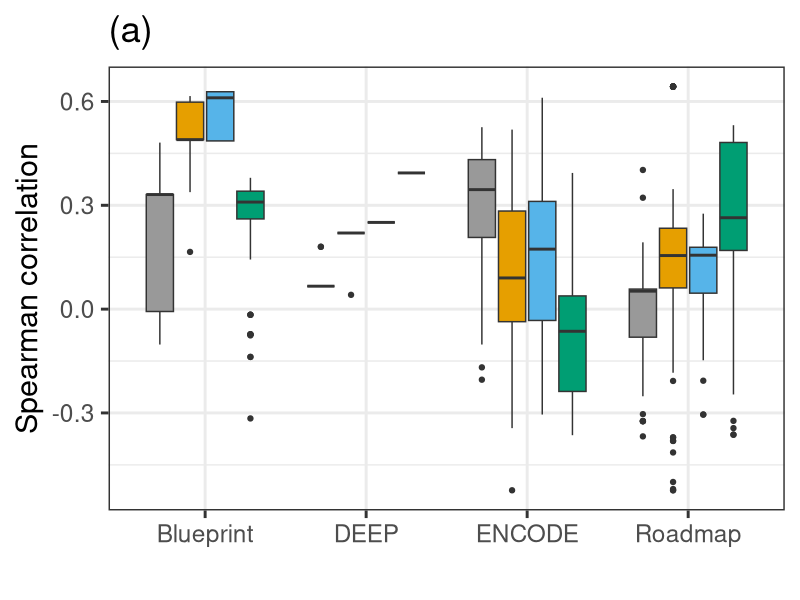
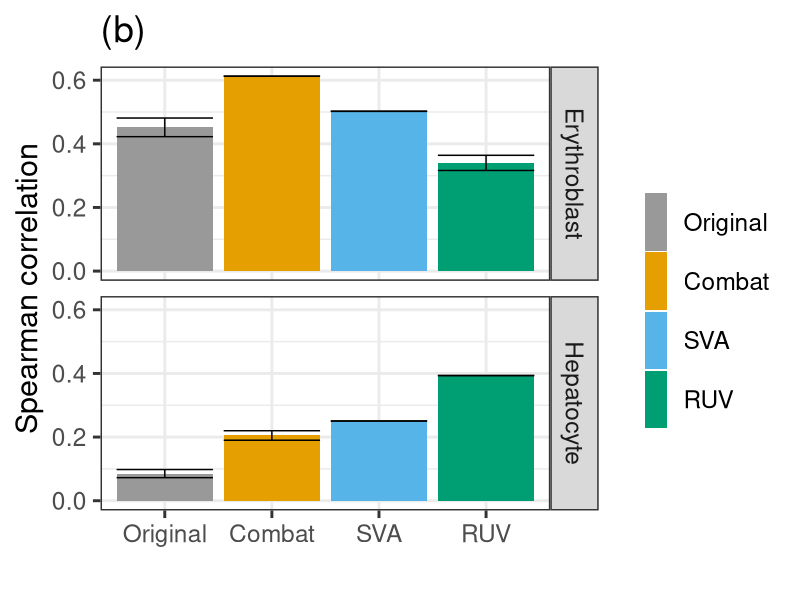
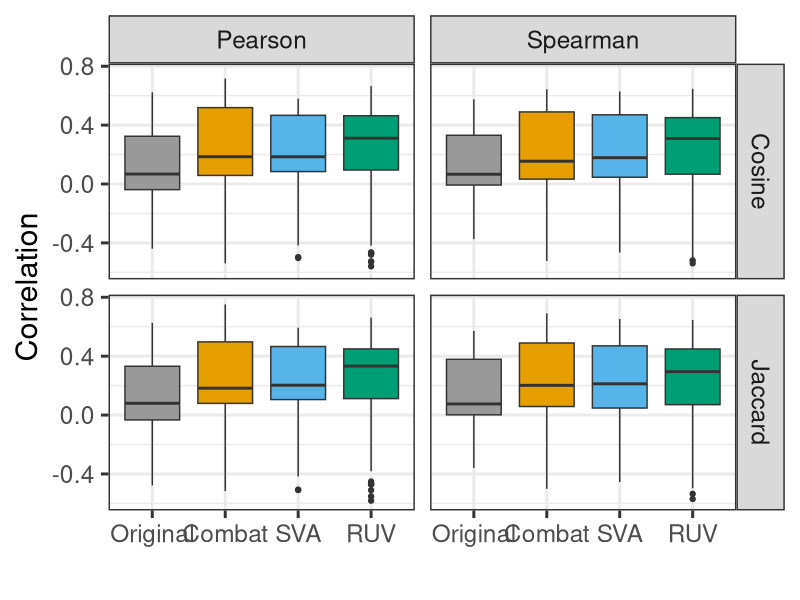
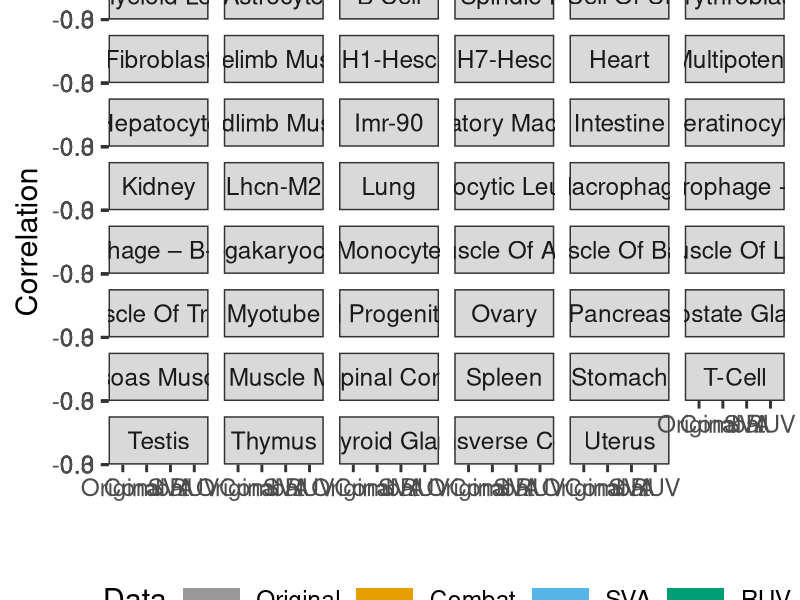
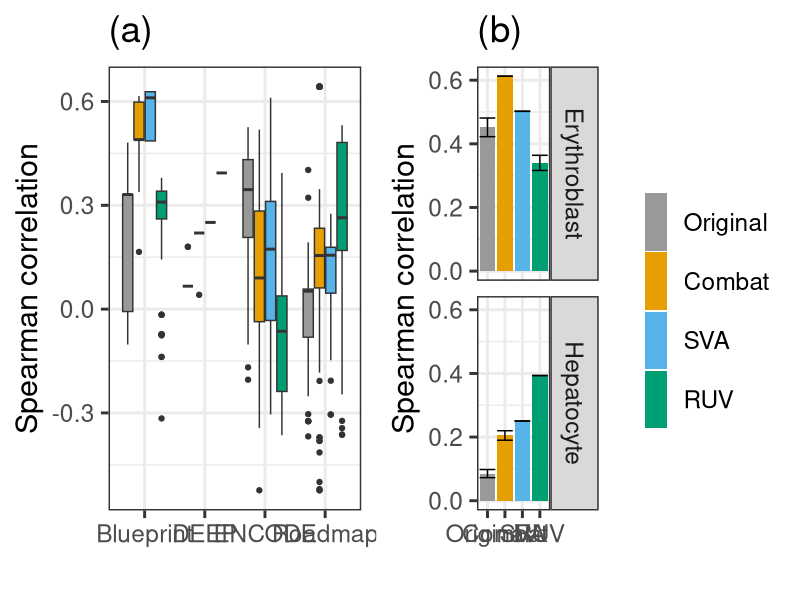
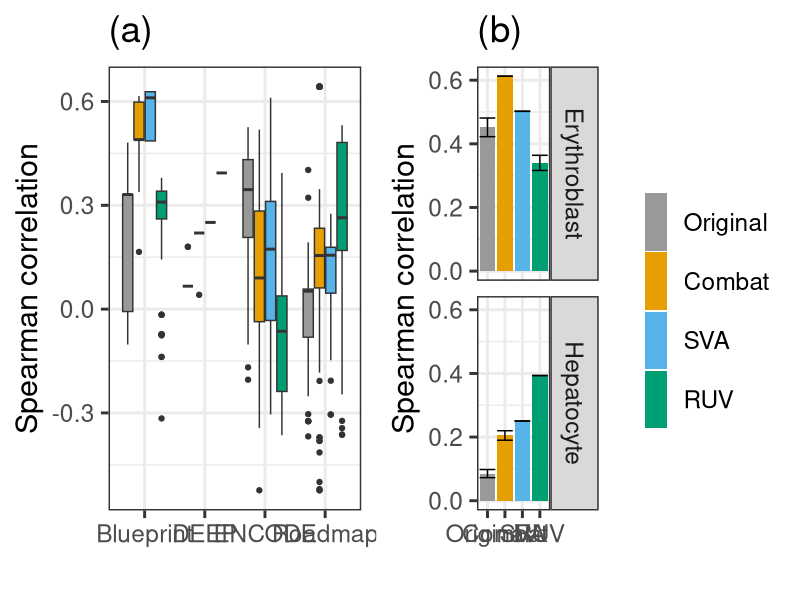
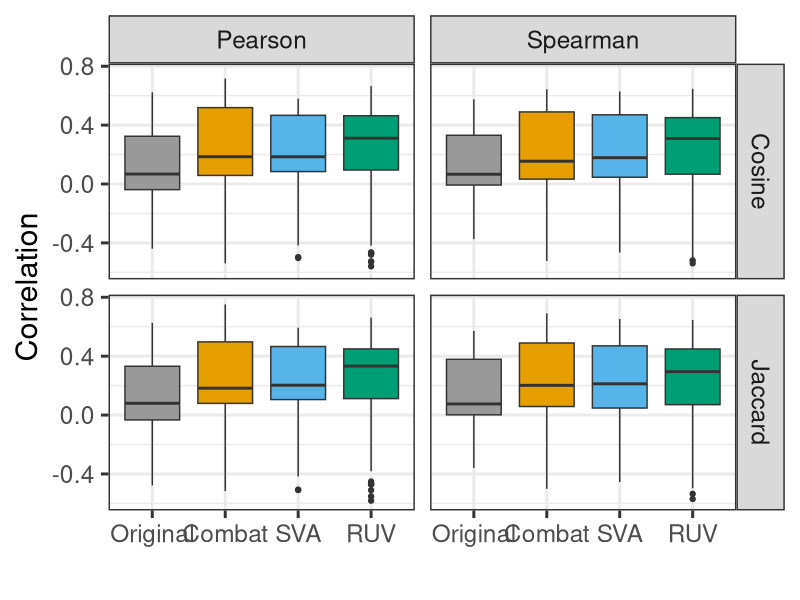
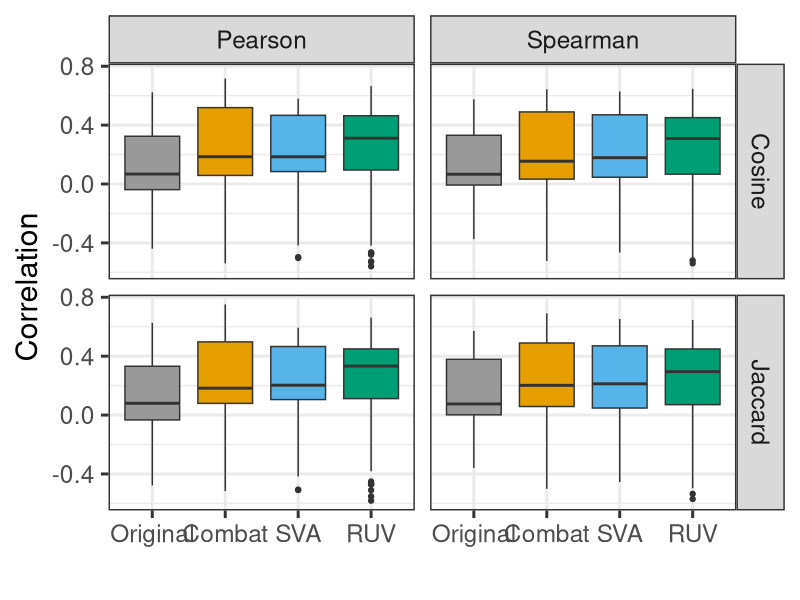

Here is the R script that generated these plots, in order: (Note: this script raises an error after producing the figures.)
ggplot2Package<-require("ggplot2")
gridPackage<-require("gridExtra")
cbPalette <- c("#999999", "#E69F00", "#56B4E9", "#009E73")

########################
###IHEC use case###
########################
###############
###Load data###
###############
ihec.joinedMatrix.original<-read.table("Data/IHEC_PCA_Data_Original_Outlier_Removed.txt",header=T,sep="\t")
ihec.joinedMatrix.sva<-read.table("Data/IHEC_PCA_SVA.txt",header=T,sep="\t")
ihec.joinedMatrix.combat<-read.table("Data/IHEC_PCA_Data_Combat.txt",header=T,sep="\t")
ihec.joinedMatrix.RUV<-read.table("Data/IHEC_PCA_RUV.txt",header=T,sep="\t")
ihec.ontologyScores<-read.table("Data/IHEC_RNA_seq_ontology.txt",header=T,sep="\t")

###################################
###Generate ontology score plots###
###################################
fontsize=22
ggplotDataCombined.Spearman<-ihec.ontologyScores
ihec.ontologyScores<-ihec.ontologyScores[c(which(ihec.ontologyScores$dataset=="Original"),which(ihec.ontologyScores$dataset=="Combat"),which(ihec.ontologyScores$dataset=="SVA"),which(ihec.ontologyScores$dataset=="RUV")),]
ihec.ontologyScores$dataset<-factor(ihec.ontologyScores$dataset,levels=c("Original","Combat","SVA","RUV"))
ihec.ontologyScores<-ihec.ontologyScores[c(which(ihec.ontologyScores$similarity=="Pearson"),which(ihec.ontologyScores$similarity=="Spearman")),]
ggplotDataFig7.ihec<-ihec.ontologyScores[which(ihec.ontologyScores$similarity=="Spearman"),]
ggplotDataFig7.ihec<-ggplotDataFig7.ihec[which(ggplotDataFig7.ihec$ontology=="Cosine"),]
ggplotDataFig7.ihec<-ggplotDataFig7.ihec[which(ggplotDataFig7.ihec$pca=="PC 1-4"),]

ihec.Fig7<-ggplot2::ggplot(ggplotDataFig7.ihec,aes(x=Consortia,y=score,fill=dataset))+
  geom_boxplot()+
  theme_bw(fontsize)+
  labs(fill=" ")+
  theme(legend.key.height = unit(1.5,"cm"))+
  xlab("")+
  ylab("Spearman correlation")+
  theme(legend.position = "none")+
  scale_fill_manual(values=cbPalette)+
  ggtitle("(a)")
ihec.Fig7

sampleTissuesSmallExample<-ggplotDataFig7.ihec[c(which(ggplotDataFig7.ihec$Celltype..Original.=="Hepatocyte"),which(ggplotDataFig7.ihec$Celltype..Original.=="Erythroblast")),]
ihec.tissue.specific.Ontology.Small<-ggplot2::ggplot(sampleTissuesSmallExample,aes(x=dataset,y=score,fill=dataset))+
  geom_bar(stat="summary",position="dodge",fun.y = "mean")+
  stat_summary(fun.data = mean_se, geom = "errorbar",position="dodge")+
  theme_bw(fontsize)+
  facet_grid(CellType..Condensed.~.)+
  labs(fill=" ")+
  theme(legend.key.height = unit(1.5,"cm"))+
  xlab(" ")+ylab("Spearman correlation")+
  theme(legend.position="right")+
  scale_fill_manual(values=cbPalette)+
  ggtitle("(b)")
ihec.tissue.specific.Ontology.Small

pdf("Figure7.pdf",width=16,height=7)
grid.arrange(ihec.Fig7,ihec.tissue.specific.Ontology.Small,layout_matrix=cbind(1,1,1,1,1,1,1,1,2,2,2,2,2,2,2,2,2))
dev.off()

svg("Figure7.svg",width=16,height=7)
grid.arrange(ihec.Fig7,ihec.tissue.specific.Ontology.Small,layout_matrix=cbind(1,1,1,1,1,1,1,1,2,2,2,2,2,2,2,2,2))
dev.off()



ihec.acrossTissues.Ontology<-ggplot2::ggplot(ihec.ontologyScores,aes(x=dataset,y=score,fill=dataset))+
  geom_boxplot()+
  theme_bw(fontsize)+
  facet_grid(ontology ~similarity)+
  labs(fill="Data")+
  theme(legend.key.height = unit(1.5,"cm"))+
  xlab(" ")+ylab("Correlation")+
  theme(legend.position="none")+
  scale_fill_manual(values=cbPalette)
ihec.acrossTissues.Ontology

pdf("Ontology_IHEC_Sup_Fig_1.pdf",width=12,height=8)
ihec.acrossTissues.Ontology
dev.off()


svg("Ontology_IHEC_Sup_Fig_1.svg",width=12,height=8)
ihec.acrossTissues.Ontology
dev.off()

ihec.tissue.specific.Ontology<-ggplot2::ggplot(ggplotDataFig7.ihec,aes(x=dataset,y=score,fill=dataset))+
  geom_bar(stat="summary",position="dodge",fun.y = "mean")+
  stat_summary(fun.data = mean_se, geom = "errorbar",position="dodge")+
  theme_bw(fontsize)+
  facet_wrap(~CellType..Condensed.,ncol=6)+
  labs(fill="Data")+
  theme(legend.key.width = unit(1.5,"cm"))+
  xlab(" ")+ylab("Correlation")+
  theme(legend.position="bottom")+
  scale_fill_manual(values=cbPalette)
ihec.tissue.specific.Ontology

pdf("Ontology_IHEC_Sup_Fig_2_Spearman_Cosine.pdf",width=28,height=40)
ihec.tissue.specific.Ontology
dev.off()

svg("Ontology_IHEC_Sup_Fig_2_Spearman_Cosine.svg",width=28,height=40)
ihec.tissue.specific.Ontology
dev.off()

###############
###PCA plots###
###############
ihec.pcaPlot12.original<-ggplot2::ggplot(data=ihec.joinedMatrix.original,aes(x=PC1,y=PC2,color=Celltype..Original.,shape=Consortia))+
  geom_point(size=pointsize)+
  theme_bw(fontsize)+
  theme(legend.position = "none")+
  xlab(paste0("PC1"))+ 
  ylab(paste0("PC2"))+
  ggtitle("(a) Original")
ihec.pcaPlot12.original

ihec.pcaPlot23.original<-ggplot2::ggplot(data=ihec.joinedMatrix.original,aes(x=PC2,y=PC3,color=Celltype..Original.,shape=Consortia))+
  geom_point(size=pointsize)+
  theme_bw(fontsize)+
  theme(legend.position = "none")+
  xlab(paste0("PC2"))+ 
  ylab(paste0("PC3"))+
  ggtitle(" ")
ihec.pcaPlot23.original

ihec.pcaPlot34.original<-ggplot2::ggplot(data=ihec.joinedMatrix.original,aes(x=PC3,y=PC4,color=Celltype..Original.,shape=Consortia))+
  geom_point(size=pointsize)+
  theme_bw(fontsize)+
  theme(legend.position = "none")+
  xlab(paste0("PC3"))+ 
  ylab(paste0("PC4"))+
  ggtitle(" ")
ihec.pcaPlot34.original

ihec.pcaPlot12.combat<-ggplot2::ggplot(data=ihec.joinedMatrix.combat,aes(x=PC1,y=PC2,color=Celltype..Original.,shape=Consortia))+
  geom_point(size=pointsize)+
  theme_bw(fontsize)+
  theme(legend.position = "none")+
  xlab(paste0("PC1"))+ 
  ylab(paste0("PC2"))+
  ggtitle("(b) Combat")
ihec.pcaPlot12.combat

ihec.pcaPlot23.combat<-ggplot2::ggplot(data=ihec.joinedMatrix.combat,aes(x=PC2,y=PC3,color=Celltype..Original.,shape=Consortia))+
  geom_point(size=pointsize)+
  theme_bw(fontsize)+
  theme(legend.position = "none")+
  xlab(paste0("PC2"))+ 
  ylab(paste0("PC3"))+
  ggtitle(" ")
ihec.pcaPlot23.combat

ihec.pcaPlot34.combat<-ggplot2::ggplot(data=ihec.joinedMatrix.combat,aes(x=PC3,y=PC4,color=Celltype..Original.,shape=Consortia))+
  geom_point(size=pointsize)+
  theme_bw(fontsize)+
  theme(legend.position = "none")+
  xlab(paste0("PC3"))+ 
  ylab(paste0("PC4"))+
  ggtitle(" ")
ihec.pcaPlot34.combat

ihec.pcaPlot12.sva<-ggplot2::ggplot(data=ihec.joinedMatrix.sva,aes(x=PC1,y=PC2,color=Celltype..Original.,shape=Consortia))+
  geom_point(size=pointsize)+
  theme_bw(fontsize)+
  theme(legend.position = "none")+
  xlab(paste0("PC1"))+ 
  ylab(paste0("PC2"))+
  ggtitle("(c) SVA")
ihec.pcaPlot12.sva

ihec.pcaPlot23.sva<-ggplot2::ggplot(data=ihec.joinedMatrix.sva,aes(x=PC2,y=PC3,color=Celltype..Original.,shape=Consortia))+
  geom_point(size=pointsize)+
  theme_bw(fontsize)+
  theme(legend.position = "none")+
  xlab(paste0("PC2"))+ 
  ylab(paste0("PC3"))+
  ggtitle(" ")
ihec.pcaPlot23.sva

ihec.pcaPlot34.sva<-ggplot2::ggplot(data=ihec.joinedMatrix.sva,aes(x=PC3,y=PC4,color=Celltype..Original.,shape=Consortia))+
  geom_point(size=pointsize)+
  theme_bw(fontsize)+
  theme(legend.position = "none")+
  xlab(paste0("PC3"))+ 
  ylab(paste0("PC4"))+
  ggtitle(" ")
ihec.pcaPlot34.sva

ihec.pcaPlot12.RUV<-ggplot2::ggplot(data=ihec.joinedMatrix.RUV,aes(x=PC1,y=PC2,color=Celltype..Original.,shape=Consortia))+
  geom_point(size=pointsize)+
  theme_bw(fontsize)+
  theme(legend.position = "none")+
  xlab(paste0("PC1"))+ 
  ylab(paste0("PC2"))+
  ggtitle("(d) RUV")
ihec.pcaPlot12.RUV

ihec.pcaPlot23.RUV<-ggplot2::ggplot(data=ihec.joinedMatrix.RUV,aes(x=PC2,y=PC3,color=Celltype..Original.,shape=Consortia))+
  geom_point(size=pointsize)+
  theme_bw(fontsize)+
  theme(legend.position = "bottom")+
  xlab(paste0("PC2"))+ 
  ylab(paste0("PC3"))+
  ggtitle(" ")+
  labs(shape="Consortia")+
  scale_colour_discrete(guide = FALSE)

ihec.pcaPlot34.RUV<-ggplot2::ggplot(data=ihec.joinedMatrix.RUV,aes(x=PC3,y=PC4,color=Celltype..Original.,shape=Consortia))+
  geom_point(size=pointsize)+
  theme_bw(fontsize)+
  theme(legend.position = "none")+
  xlab(paste0("PC3"))+ 
  ylab(paste0("PC4"))+
  ggtitle(" ")
ihec.pcaPlot34.RUV

pdf("PCA_iheca_Sup_Fig.pdf",width=20,height=24)
pca_ihec<-grid.arrange(ihec.pcaPlot12.original,ihec.pcaPlot23.original,ihec.pcaPlot34.original,
             ihec.pcaPlot12.combat,ihec.pcaPlot23.combat,ihec.pcaPlot34.combat,
             ihec.pcaPlot12.sva,ihec.pcaPlot23.sva,ihec.pcaPlot34.sva,
             ihec.pcaPlot12.RUV,ihec.pcaPlot23.RUV,ihec.pcaPlot34.RUV,blank,blank,
             layout_matrix=cbind(c(1,1,1,1,1,1,1,1,1,1,1,1,4,4,4,4,4,4,4,4,4,4,4,4,7,7,7,7,7,7,7,7,7,7,7,7,10,10,10,10,10,10,10,10,10,10,10,10,13),
                                 c(2,2,2,2,2,2,2,2,2,2,2,2,5,5,5,5,5,5,5,5,5,5,5,5,8,8,8,8,8,8,8,8,8,8,8,8,11,11,11,11,11,11,11,11,11,11,11,11,11),
                                 c(3,3,3,3,3,3,3,3,3,3,3,3,6,6,6,6,6,6,6,6,6,6,6,6,9,9,9,9,9,9,9,9,9,9,9,9,12,12,12,12,12,12,12,12,12,12,12,12,14)))
dev.off()


svg("PCA_iheca_Sup_Fig.svg",width=20,height=24)
pca_ihec<-grid.arrange(ihec.pcaPlot12.original,ihec.pcaPlot23.original,ihec.pcaPlot34.original,
                       ihec.pcaPlot12.combat,ihec.pcaPlot23.combat,ihec.pcaPlot34.combat,
                       ihec.pcaPlot12.sva,ihec.pcaPlot23.sva,ihec.pcaPlot34.sva,
                       ihec.pcaPlot12.RUV,ihec.pcaPlot23.RUV,ihec.pcaPlot34.RUV,blank,blank,
                       layout_matrix=cbind(c(1,1,1,1,1,1,1,1,1,1,1,1,4,4,4,4,4,4,4,4,4,4,4,4,7,7,7,7,7,7,7,7,7,7,7,7,10,10,10,10,10,10,10,10,10,10,10,10,13),
                                           c(2,2,2,2,2,2,2,2,2,2,2,2,5,5,5,5,5,5,5,5,5,5,5,5,8,8,8,8,8,8,8,8,8,8,8,8,11,11,11,11,11,11,11,11,11,11,11,11,11),
                                           c(3,3,3,3,3,3,3,3,3,3,3,3,6,6,6,6,6,6,6,6,6,6,6,6,9,9,9,9,9,9,9,9,9,9,9,9,12,12,12,12,12,12,12,12,12,12,12,12,14)))
dev.off()



###########################
###Correcting hepatocyte###
###########################

ihec.joinedMatrix.original.hep<-ihec.joinedMatrix.original
ihec.joinedMatrix.original.hep$CellType..Condensed<-as.character(ihec.joinedMatrix.original.hep$CellType..Condensed)
ihec.joinedMatrix.original.hep$CellType..Condensed[intersect(which(ihec.joinedMatrix.original$CellType..Condensed!="Kidney"),
                                                             which(ihec.joinedMatrix.original$CellType..Condensed!="Hepatocyte"))]<-"Other"
ihec.joinedMatrix.original.hep$CellType..Condensed<-factor(ihec.joinedMatrix.original.hep$CellType..Condensed)
ihec.pcaPlot12.Original.hep<-ggplot2::ggplot(data=ihec.joinedMatrix.original.hep,aes(x=PC1,y=PC2,color=CellType..Condensed,shape=Consortia))+
  geom_point(size=pointsize)+
  theme_bw(fontsize)+
  theme(legend.position = "none")+
  xlab(paste0("PC1"))+ 
  ylab(paste0("PC2"))+
  ggtitle("(a) Original")+
  labs(shape="Consortia")+
  scale_color_manual(values=c("green1","black","grey"))
ihec.pcaPlot12.Original.hep

ihec.pcaPlot23.Original.hep<-ggplot2::ggplot(data=ihec.joinedMatrix.original.hep,aes(x=PC2,y=PC3,color=CellType..Condensed,shape=Consortia))+
  geom_point(size=pointsize)+
  theme_bw(fontsize)+
  theme(legend.position = "none")+
  xlab(paste0("PC2"))+ 
  ylab(paste0("PC3"))+
  ggtitle(" ")+
  labs(shape="Consortia")+
  scale_color_manual(values=c("green1","black","grey"))
ihec.pcaPlot23.Original.hep

ihec.pcaPlot34.Original.hep<-ggplot2::ggplot(data=ihec.joinedMatrix.original.hep,aes(x=PC3,y=PC4,color=CellType..Condensed,shape=Consortia))+
  geom_point(size=pointsize)+
  theme_bw(fontsize)+
  theme(legend.position = "none")+
  xlab(paste0("PC3"))+ 
  ylab(paste0("PC4"))+
  ggtitle(" ")+
  labs(shape="Consortia")+
  scale_color_manual(values=c("green1","black","grey"))
ihec.pcaPlot34.Original.hep



ihec.ruv.perform.hep<-ihec.joinedMatrix.RUV
ihec.ruv.perform.hep$CellType..Condensed<-as.character(ihec.ruv.perform.hep$CellType..Condensed)
ihec.ruv.perform.hep$CellType..Condensed[intersect(which(ihec.joinedMatrix.RUV$CellType..Condensed!="Kidney"),
                                                   which(ihec.joinedMatrix.RUV$CellType..Condensed!="Hepatocyte"))]<-"Other"
ihec.ruv.perform.hep$CellType..Condensed<-factor(ihec.ruv.perform.hep$CellType..Condensed)
ihec.pcaPlot12.RUV.hep<-ggplot2::ggplot(data=ihec.ruv.perform.hep,aes(x=PC1,y=PC2,color=CellType..Condensed,shape=Consortia))+
  geom_point(size=pointsize)+
  theme_bw(fontsize)+
  theme(legend.position = "none")+
  xlab(paste0("PC1"))+ 
  ylab(paste0("PC2"))+
  ggtitle("(b) RUV ")+
  labs(shape="Consortia")+
  scale_color_manual(values=c("green1","black","grey"))
ihec.pcaPlot12.RUV.hep

ihec.pcaPlot23.RUV.hep<-ggplot2::ggplot(data=ihec.ruv.perform.hep,aes(x=PC2,y=PC3,color=CellType..Condensed,shape=Consortia))+
  geom_point(size=pointsize)+
  theme_bw(fontsize)+
  theme(legend.position = "bottom")+
  xlab(paste0("PC2"))+ 
  ylab(paste0("PC3"))+
  ggtitle(" ")+
  labs(shape="Consortia")+
  labs(color="Celltype")+
  scale_color_manual(values=c("green1","black","grey"))
ihec.pcaPlot23.RUV.hep

ihec.pcaPlot34.RUV.hep<-ggplot2::ggplot(data=ihec.ruv.perform.hep,aes(x=PC3,y=PC4,color=CellType..Condensed,shape=Consortia))+
  geom_point(size=pointsize)+
  theme_bw(fontsize)+
  theme(legend.position = "none")+
  xlab(paste0("PC3"))+ 
  ylab(paste0("PC4"))+
  ggtitle(" ")+
  labs(shape="Consortia")+
  scale_color_manual(values=c("green1","black","grey"))
ihec.pcaPlot34.RUV.hep

svg("Sup_Fig_Hep_Kid.svg",width=18,height=12)
pca_ihec<-grid.arrange(ihec.pcaPlot12.Original.hep,ihec.pcaPlot23.Original.hep,ihec.pcaPlot34.Original.hep,
                       ihec.pcaPlot12.RUV.hep,ihec.pcaPlot23.RUV.hep,ihec.pcaPlot34.RUV.hep,blank,blank,
                       layout_matrix=cbind(c(1,1,1,1,1,1,1,1,1,1,1,1,4,4,4,4,4,4,4,4,4,4,4,4,7),
                                           c(2,2,2,2,2,2,2,2,2,2,2,2,5,5,5,5,5,5,5,5,5,5,5,5,5),
                                           c(3,3,3,3,3,3,3,3,3,3,3,3,6,6,6,6,6,6,6,6,6,6,6,6,8)))
dev.off()


pdf("Sup_Fig_Hep_Kid.pdf",width=18,height=12)
pca_ihec<-grid.arrange(ihec.pcaPlot12.Original.hep,ihec.pcaPlot23.Original.hep,ihec.pcaPlot34.Original.hep,
                       ihec.pcaPlot12.RUV.hep,ihec.pcaPlot23.RUV.hep,ihec.pcaPlot34.RUV.hep,blank,blank,
                       layout_matrix=cbind(c(1,1,1,1,1,1,1,1,1,1,1,1,4,4,4,4,4,4,4,4,4,4,4,4,7),
                                           c(2,2,2,2,2,2,2,2,2,2,2,2,5,5,5,5,5,5,5,5,5,5,5,5,5),
                                           c(3,3,3,3,3,3,3,3,3,3,3,3,6,6,6,6,6,6,6,6,6,6,6,6,8)))
dev.off()

